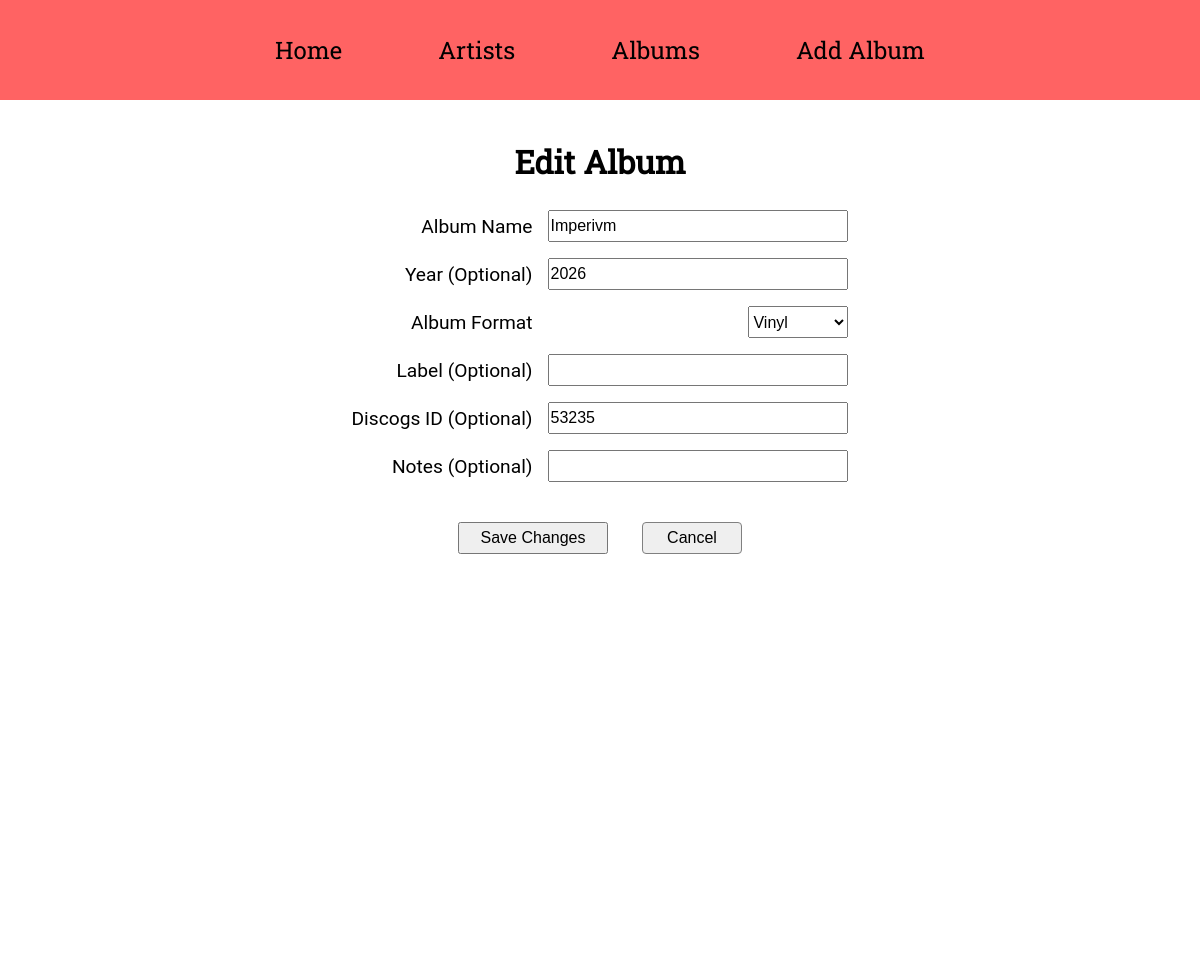
The app's page /edit_album/1, older data.
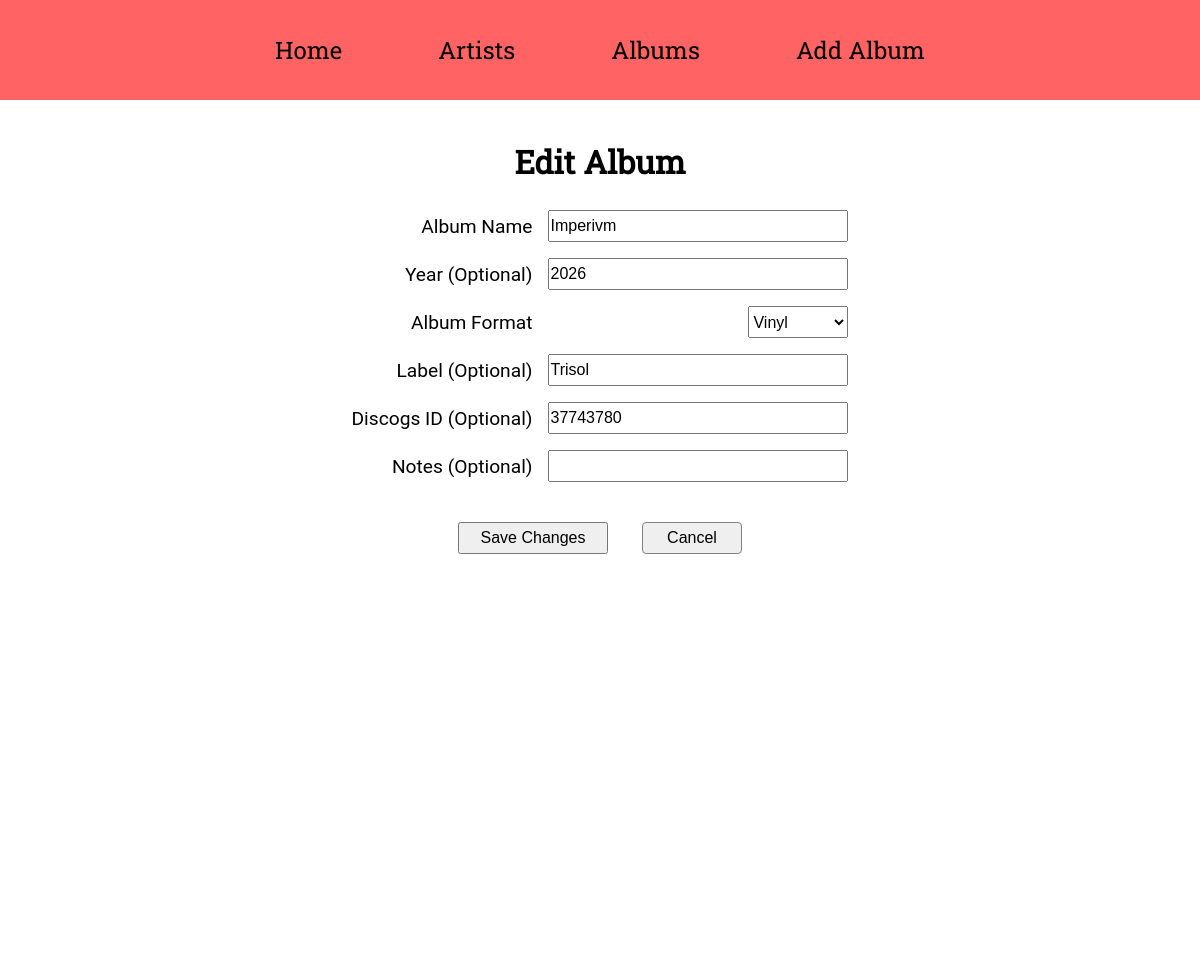
The same page, newer data.
### app/models.py (models this page shows)
class Album(db.Model):
    __tablename__ = "album"
    id: so.Mapped[int] = so.mapped_column(primary_key=True)
    discogs_id: so.Mapped[Optional[int]] = so.mapped_column(sa.Integer, unique=True)
    title: so.Mapped[str] = so.mapped_column(sa.String(64), index=True)
    year: so.Mapped[Optional[int]] = so.mapped_column(sa.SmallInteger)
    format: so.Mapped[AlbumFormat] = so.mapped_column(
        sa.Enum(AlbumFormat, name="album_format")
    )
    label: so.Mapped[Optional[str]] = so.mapped_column(sa.String(64))
    cover_path: so.Mapped[Optional[str]] = so.mapped_column(sa.String(128))
    notes: so.Mapped[Optional[str]] = so.mapped_column(sa.String(256))
    artist_id: so.Mapped[int] = so.mapped_column(sa.ForeignKey(Artist.id), index=True)
    artist: so.Mapped["Artist"] = so.relationship(back_populates="albums")
    tracks: so.Mapped[list["Track"]] = so.relationship(
        back_populates="album", cascade="all, delete-orphan"
    )
    genres: so.Mapped[list["Genre"]] = so.relationship(
        secondary=album_genres, back_populates="albums"
    )

### app/main/routes.py (the view, shortened to what this page needs)
@bp.route("/edit_album/<int:album_id>", methods=["GET", "POST"])
def edit_album(album_id):
    album = db.session.scalar(sa.select(Album).where(Album.id == album_id))
    if not album:
        flash("Album not found.")
        return redirect(url_for("main.albums"))
    form = EditAlbumForm(obj=album)
    return render_template("edit_album.html", title=album.title, form=form, album=album)

### app/main/forms.py
class EditAlbumForm(FlaskForm):
    title = StringField("Album Name", validators=[DataRequired(), Length(max=64)])
    year = IntegerField("Year (Optional)", validators=[Optional()])
    format = SelectField(
        "Album Format",
        choices=[("vinyl", "Vinyl"), ("cd", "CD"), ("digital", "Digital")],
        validators=[DataRequired()],
    )
    label = StringField("Label (Optional)", validators=[Length(max=64)])
    discogs_id = IntegerField("Discogs ID (Optional)", validators=[Optional()])
    notes = StringField("Notes (Optional)", validators=[Length(max=256)])
    submit = SubmitField("Save Changes")

### app/templates/edit_album.html (shortened to what this page needs)
{% extends "base.html" %}
{% block content %}
<div class="edit-album">
    <div class="edit-album-page">
        <h1>Edit Album</h1><br>
        <form class="edit-album-form" action="" method="post">
            <table class="edit-album-form-table">
                <tr>
                    <td>{{ form.title.label }}</td>
                    <td>{{ form.title }}</td>
                </tr>
                <tr>
                    <td>{{ form.year.label }}</td>
                    <td>{{ form.year }}</td>
                </tr>
                <tr>
                    <td>{{ form.format.label }}</td>
                    <td>{{ form.format }}</td>
                </tr>
                <tr>
                    <td>{{ form.label.label }}</td>
                    <td>{{ form.label }}</td>
                </tr>
                <tr>
                    <td>{{ form.discogs_id.label }}</td>
                    <td>{{ form.discogs_id }}</td>
                </tr>
                <tr>
                    <td>{{ form.notes.label }}</td>
                    <td>{{ form.notes }}</td>
                </tr>
            </table>
            <p>
                {{ form.submit() }}
                <button type="button" class="cancel-button"><a href="{{ url_for('main.album_details', album_id=album.id) }}">Cancel</a></button>
            </p>
        </form>
    </div>
</div>
{% endblock %}

Row changes from the older to the newer data that the page shows:
changed Album "Imperivm": label (not shown) → "Trisol"; discogs_id "53235" → "37743780"
